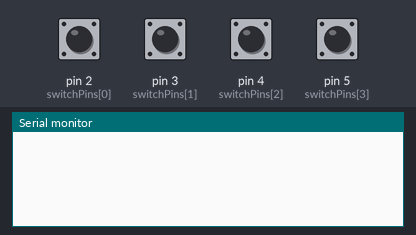
Simulated run of this sketch. Board: Arduino Uno, built with avr-gcc and run on an emulated ATmega328P. On the bench: the last lines printed to the serial monitor. Inputs (shaded band) come from the test bench; at power-on: pin 2 (switchPins[0]), pin 3 (switchPins[1]), pin 4 (switchPins[2]), pin 5 (switchPins[3]) HIGH.

Above: at 1.2 s.
1.3 s: pin 2 (switchPins[0]) pulled LOW for 0.15 s
At 2.6 s:
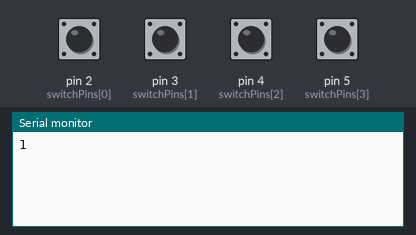
2.9 s: pin 3 (switchPins[1]) pulled LOW for 0.15 s
At 4.0 s:
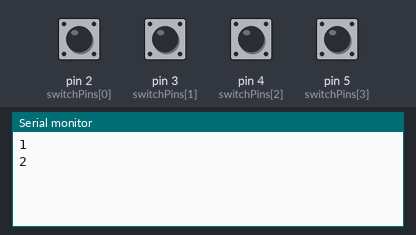
4.5 s: pin 4 (switchPins[2]) pulled LOW for 0.15 s
At 5.2 s:
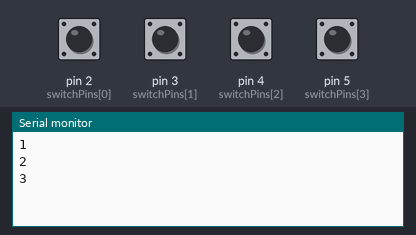
6.1 s: pin 5 (switchPins[3]) pulled LOW for 0.15 s
At 7.4 s:
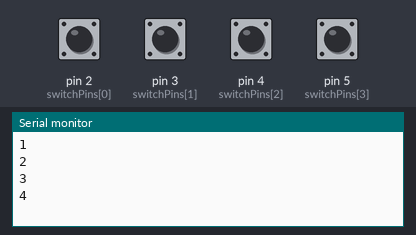
7.7 s: pin 2 (switchPins[0]) pulled LOW for 1 s
At 9.8 s:
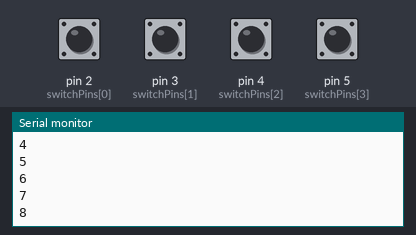
10.2 s: pin 3 (switchPins[1]) pulled LOW for 1 s
At 11.9 s:
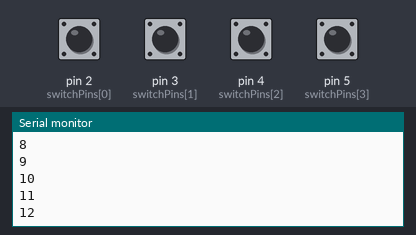
Timing chart, 0 to 13.4 s (numbered marks = the images above; inputs shaded):
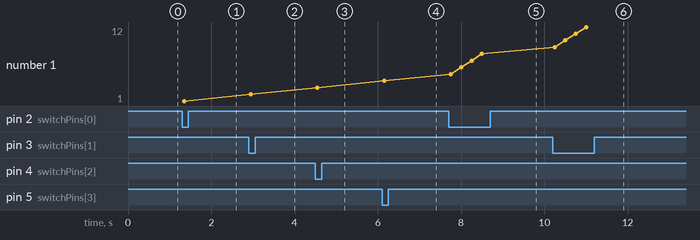

The sketch:

exp_6.ino
```cpp
int switchPins[] = {2, 3, 4, 5};
int count = 0; // Initial count value

void setup() {
  for (int i = 0; i < 4; i++) {
    pinMode(switchPins[i], INPUT_PULLUP); // Initialize switch pins as inputs with pullup resistors
  }
  Serial.begin(9600);
}

void loop() {
  for (int i = 0; i < 4; i++) {
    if (digitalRead(switchPins[i]) == LOW) {
      delay(50); //delay
      if (digitalRead(switchPins[i]) == LOW) {
        count = (count + 1) % 16; // Increment count (0-15)
        Serial.println(count); // Output count to serial monitor
        delay(200); // Delay for switch press response
      }
    }
  }
}
```

Measured:
- after the input at 1.3 s, the serial monitor: prints a new line after 0.05 s (image 1)
- after the input at 2.9 s, the serial monitor: prints a new line after 0.05 s (image 2)
- after the input at 4.5 s, the serial monitor: prints a new line after 0.05 s (image 3)
- after the input at 6.1 s, the serial monitor: prints a new line after 0.05 s (image 4)
- after the input at 7.7 s, the serial monitor: prints a new line after 0.05 s (image 5)
- after the input at 10.2 s, the serial monitor: prints a new line after 0.05 s (image 6)
- plotted number 1: 1 → 2 after the input at 2.9 s, 2 → 3 after the input at 4.5 s, 3 → 4 after the input at 6.1 s, 4 → 8 after the input at 7.7 s, 8 → 12 after the input at 10.2 s
